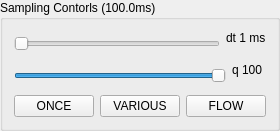
   <widget class="QGroupBox" name="SamplingControlsFrame">
    <property name="geometry">
     <rect>
      <x>420</x>
      <y>612</y>
      <width>231</width>
      <height>131</height>
     </rect>
    </property>
    <property name="title">
     <string>Sampling Contorls (100.0ms)</string>
    </property>
    <layout class="QVBoxLayout" name="verticalLayout_7">
     <item>
      <layout class="QHBoxLayout" name="horizontalLayout_12">
       <item>
        <widget class="QSlider" name="SampConrolDTScale">
         <property name="minimum">
          <number>1</number>
         </property>
         <property name="maximum">
          <number>100</number>
         </property>
         <property name="orientation">
          <enum>Qt::Horizontal</enum>
         </property>
        </widget>
       </item>
       <item>
        <widget class="QLabel" name="SampConrolDTLabel">
         <property name="text">
          <string>dt 1 ms</string>
         </property>
         <property name="alignment">
          <set>Qt::AlignLeading|Qt::AlignLeft|Qt::AlignTop</set>
         </property>
        </widget>
       </item>
      </layout>
     </item>
     <item>
      <layout class="QHBoxLayout" name="horizontalLayout_13">
       <item>
        <widget class="QSlider" name="SampControlQScale">
         <property name="minimum">
          <number>1</number>
         </property>
         <property name="maximum">
          <number>100</number>
         </property>
         <property name="value">
          <number>100</number>
         </property>
         <property name="orientation">
          <enum>Qt::Horizontal</enum>
         </property>
        </widget>
       </item>
       <item>
        <widget class="QLabel" name="SampControlQLabel">
         <property name="text">
          <string>q 100 </string>
         </property>
         <property name="alignment">
          <set>Qt::AlignLeading|Qt::AlignLeft|Qt::AlignTop</set>
         </property>
        </widget>
       </item>
      </layout>
     </item>
     <item>
      <layout class="QHBoxLayout" name="horizontalLayout_14">
       <item>
        <widget class="QPushButton" name="SamplingControlOnceButton">
         <property name="text">
          <string>ONCE</string>
         </property>
         <property name="checkable">
          <bool>true</bool>
         </property>
        </widget>
       </item>
       <item>
        <widget class="QPushButton" name="SamplingControlVariousButton">
         <property name="text">
          <string>VARIOUS</string>
         </property>
         <property name="checkable">
          <bool>true</bool>
         </property>
        </widget>
       </item>
       <item>
        <widget class="QPushButton" name="SamplingControlFlowButton">
         <property name="text">
          <string>FLOW</string>
         </property>
         <property name="checkable">
          <bool>true</bool>
         </property>
        </widget>
       </item>
      </layout>
     </item>
    </layout>
   </widget>
